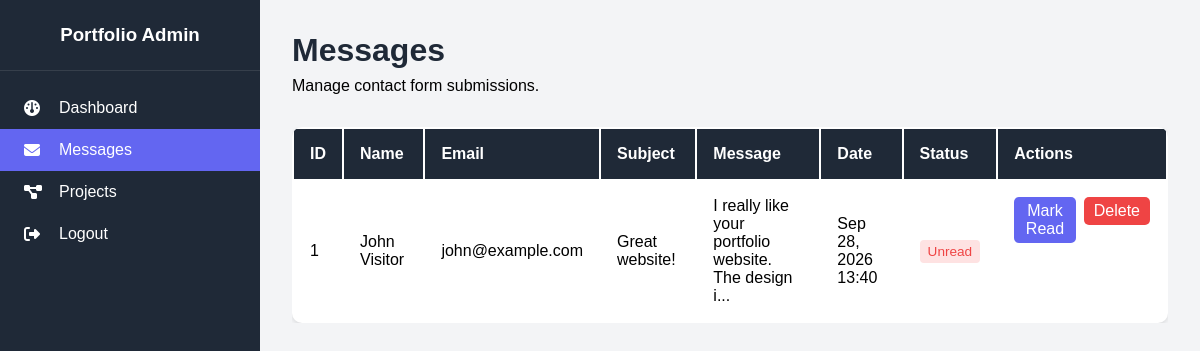
The page /admin/messages.php (signed in) on the database its author committed.
### tables this page shows
CREATE TABLE messages (
    id INT(11) AUTO_INCREMENT PRIMARY KEY,
    name VARCHAR(100) NOT NULL,
    email VARCHAR(100) NOT NULL,
    subject VARCHAR(200) NOT NULL,
    message TEXT NOT NULL,
    is_read TINYINT(1) DEFAULT 0,
    created_at TIMESTAMP DEFAULT CURRENT_TIMESTAMP,
    INDEX idx_email (email),
    INDEX idx_created_at (created_at)
);

### config/database.php (called while the page is built, shortened)
<?php
function e($data) {
    return htmlspecialchars((string)$data, ENT_QUOTES, 'UTF-8');
}
?>

### admin/messages.php (the view, shortened to what this page needs)
<?php
require_once '../config/database.php';
$page = max(1, (int)($_GET['page'] ?? 1)); $limit = 10; $offset = ($page - 1) * $limit;
$stmt = mysqli_prepare($conn, 'SELECT * FROM messages ORDER BY created_at DESC LIMIT ?, ?'); mysqli_stmt_bind_param($stmt, 'ii', $offset, $limit); mysqli_stmt_execute($stmt); $messages_result = mysqli_stmt_get_result($stmt);
?>
<!DOCTYPE html><html lang="en"><head><link rel="stylesheet" href="assets/css/admin-style.css"><link rel="stylesheet" href="https://cdnjs.cloudflare.com/ajax/libs/font-awesome/6.4.0/css/all.min.css"></head>
<body><div class="admin-wrapper"><aside class="sidebar"><div class="sidebar-header"><h3>Portfolio Admin</h3></div><nav class="sidebar-nav"><a href="dashboard.php" class="nav-item"><i class="fas fa-dashboard"></i> Dashboard</a><a href="messages.php" class="nav-item active"><i class="fas fa-envelope"></i> Messages</a><a href="projects.php" class="nav-item"><i class="fas fa-project-diagram"></i> Projects</a><a href="logout.php" class="nav-item"><i class="fas fa-sign-out-alt"></i> Logout</a></nav></aside>
<main class="admin-main"><div class="admin-header"><h1>Messages</h1><p>Manage contact form submissions.</p></div>
<div class="table-responsive"><table class="data-table"><thead><tr><th>ID</th><th>Name</th><th>Email</th><th>Subject</th><th>Message</th><th>Date</th><th>Status</th><th>Actions</th></tr></thead><tbody>
<?php if(mysqli_num_rows($messages_result)>0): while($message=mysqli_fetch_assoc($messages_result)): ?><tr><td><?php echo (int)$message['id']; ?></td><td><?php echo e($message['name']); ?></td><td><?php echo e($message['email']); ?></td><td><?php echo e($message['subject']); ?></td><td><?php echo e(strlen($message['message'])>50?substr($message['message'],0,50).'...':$message['message']); ?></td><td><?php echo e(date('M d, Y H:i',strtotime($message['created_at']))); ?></td><td><?php echo $message['is_read'] ? '<span class="status-badge read">Read</span>' : '<span class="status-badge unread">Unread</span>'; ?></td><td class="action-buttons">
<?php if(!$message['is_read']): ?><form action="messages.php" method="POST" style="display:inline"><button type="submit" class="btn-view">Mark Read</button></form><?php endif; ?>
<form action="messages.php" method="POST" style="display:inline" onsubmit="return confirm('Are you sure you want to delete this message?');"><button type="submit" class="btn-delete">Delete</button></form></td></tr>
<?php endwhile; else: ?><tr><td colspan="8" style="text-align:center">No messages found.</td></tr><?php endif; ?></tbody></table></div>
</main></div></body></html>

### admin/assets/css/admin-style.css (style rules this page uses)
* { margin: 0; padding: 0; box-sizing: border-box; }
:root { --primary-color: #6366f1; --secondary-color: #8b5cf6; --dark-color: #1f2937; --light-color: #f3f4f6; --success-color: #10b981; --danger-color: #ef4444; --warning-color: #f59e0b; --text-color: #374151; --white: #ffffff; }
body { font-family: 'Poppins', sans-serif; background: var(--light-color); }
.admin-wrapper { display: flex; min-height: 100vh; }
.sidebar { width: 260px; background: var(--dark-color); color: var(--white); position: fixed; height: 100vh; overflow-y: auto; }
.sidebar-header { padding: 1.5rem; text-align: center; border-bottom: 1px solid rgba(255, 255, 255, 0.1); }
.sidebar-nav { padding: 1rem 0; }
.nav-item { display: flex; align-items: center; padding: 0.75rem 1.5rem; color: var(--white); text-decoration: none; transition: all 0.3s; position: relative; }
.nav-item i { width: 25px; margin-right: 10px; }
.nav-item.active { background: var(--primary-color); }
.admin-main { flex: 1; margin-left: 260px; padding: 2rem; }
.admin-header { margin-bottom: 2rem; }
.admin-header h1 { color: var(--dark-color); margin-bottom: 0.5rem; }
.table-responsive { overflow-x: auto; }
.data-table { width: 100%; background: var(--white); border-radius: 10px; overflow: hidden; box-shadow: 0 2px 4px rgba(0, 0, 0, 0.1); }
.data-table thead { background: var(--dark-color); color: var(--white); }
.data-table th, .data-table td { padding: 1rem; text-align: left; }
.status-badge { padding: 4px 8px; border-radius: 4px; font-size: 0.85rem; }
.status-badge.unread { background: #fee2e2; color: var(--danger-color); }
.action-buttons { display: flex; gap: 0.5rem; }
.btn-edit, .btn-delete, .btn-view { padding: 5px 10px; border-radius: 5px; text-decoration: none; font-size: 0.85rem; }
.btn-delete { background: var(--danger-color); color: var(--white); }
.btn-view { background: var(--primary-color); color: var(--white); }
.action-buttons form { margin: 0; display: inline; }
.action-buttons button.btn-edit, .action-buttons button.btn-delete, .action-buttons button.btn-view { border: 0; cursor: pointer; font: inherit; }

### rows shown on the page
messages: id "1", name "John Visitor", email "john@example.com", subject "Great website!", message "I really like your portfolio website. The design i...", created_at "Sep 28, 2026 13:40", is_read "Unread"
